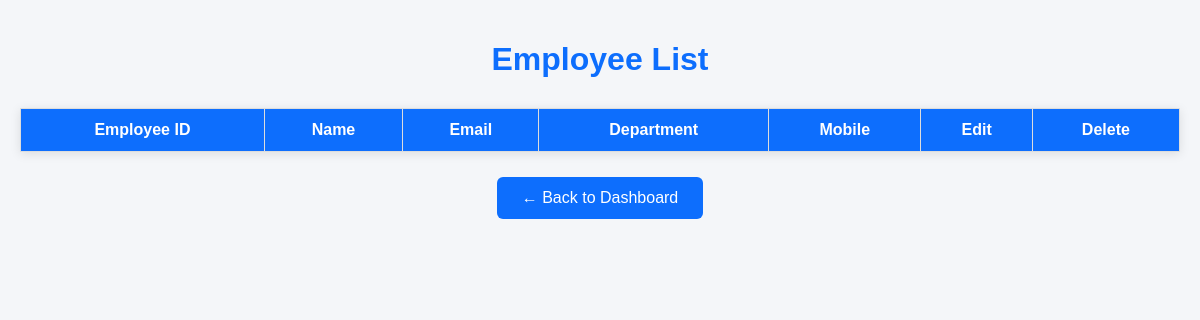
Page /view_employees on the earlier database version.
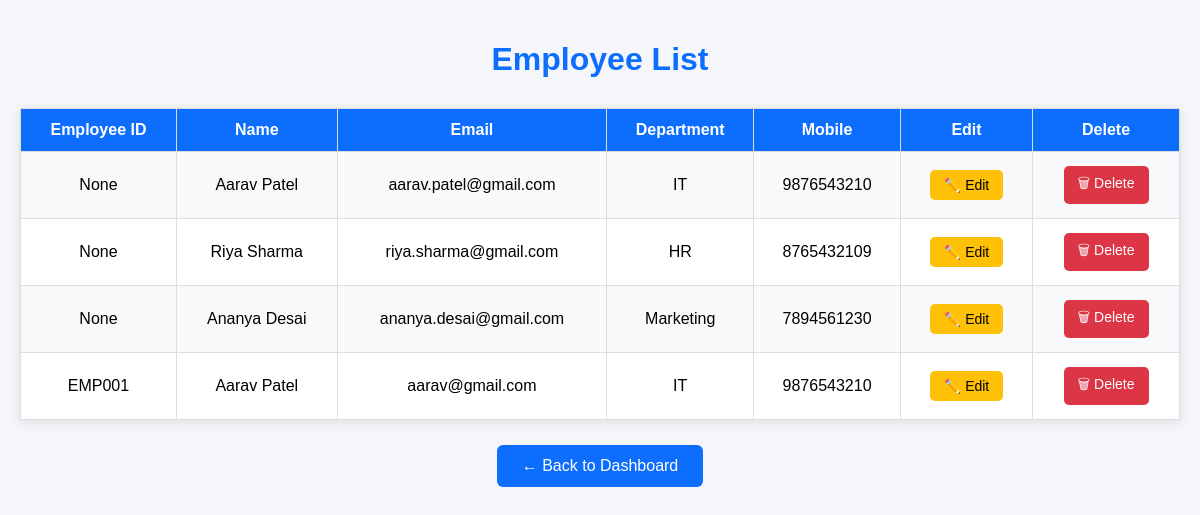
Same page on the later database version.
### tables this page shows
CREATE TABLE employee(
        id INTEGER PRIMARY KEY AUTOINCREMENT,
        employee_id TEXT,
        name TEXT,
        email TEXT,
        department TEXT,
        mobile TEXT
    );

### app.py (the view)
@app.route('/view_employees')
def view_employee():
    conn = sqlite3.connect('employee.db')
    cur = conn.cursor()
    cur.execute(
        "SELECT * FROM employee"
    )
    employees = cur.fetchall()
    conn.close()
    return render_template(
        'view_employees.html',
        employees=employees
    )

### templates/view_employees.html (shortened to what this page needs)
<!DOCTYPE html>
<html lang="en">
<head>
</head>
<body>
<h1>Employee List</h1>
<table>
<tr>
    <th>Employee ID</th>
    <th>Name</th>
    <th>Email</th>
    <th>Department</th>
    <th>Mobile</th>
    <th>Edit</th>
    <th>Delete</th>
</tr>
{% for emp in employees %}
<tr>
    <td>{{ emp[1] }}</td>
    <td>{{ emp[2] }}</td>
    <td>{{ emp[3] }}</td>
    <td>{{ emp[4] }}</td>
    <td>{{ emp[5] }}</td>
    <td>
        <a href="{{ url_for('edit_employee', id=emp[0]) }}"
           class="action-btn edit-btn">
            ✏️ Edit
        </a>
    </td>
    <td>
        <a href="{{ url_for('delete_employee', id=emp[0]) }}"
           class="action-btn delete-btn"
           onclick="return confirm('Are you sure you want to delete this employee?')">
            🗑 Delete
        </a>
    </td>
</tr>
{% endfor %}
</table>
<center>
<a href="/login" class="back-btn">
← Back to Dashboard
</a>
</center>
</body>
</html>

### templates/view_employees.html (style rules this page uses)
body { font-family:Arial, sans-serif; background:#f4f6f9; margin:0; padding:20px; }
h1 { text-align:center; color:#0d6efd; margin-bottom:30px; }
table { width:100%; border-collapse:collapse; background:white; box-shadow:0 2px 10px rgba(0,0,0,0.1); }
th,td { border:1px solid #ddd; padding:12px; text-align:center; }
th { background:#0d6efd; color:white; }
tr:nth-child(even) { background:#f8f9fa; }
.action-btn { display:inline-block; padding:7px 14px; text-decoration:none; color:white; border-radius:5px; font-size:14px; margin:2px; }
.edit-btn { background:#ffc107; color:black; }
.delete-btn { background:#dc3545; }
.back-btn { display:inline-block; margin-top:25px; padding:12px 25px; background:#0d6efd; color:white; text-decoration:none; border-radius:6px; }

Differences in the rows shown:
added employee: emp "None", name "Aarav Patel", email "aarav.patel@gmail.com", department "IT", mobile "9876543210"
added employee: emp "None", name "Riya Sharma", email "riya.sharma@gmail.com", department "HR", mobile "8765432109"
added employee: emp "None", name "Ananya Desai", email "ananya.desai@gmail.com", department "Marketing", mobile "7894561230"
added employee: employee "EMP001", name "Aarav Patel", email "aarav@gmail.com", department "IT", mobile "9876543210"
